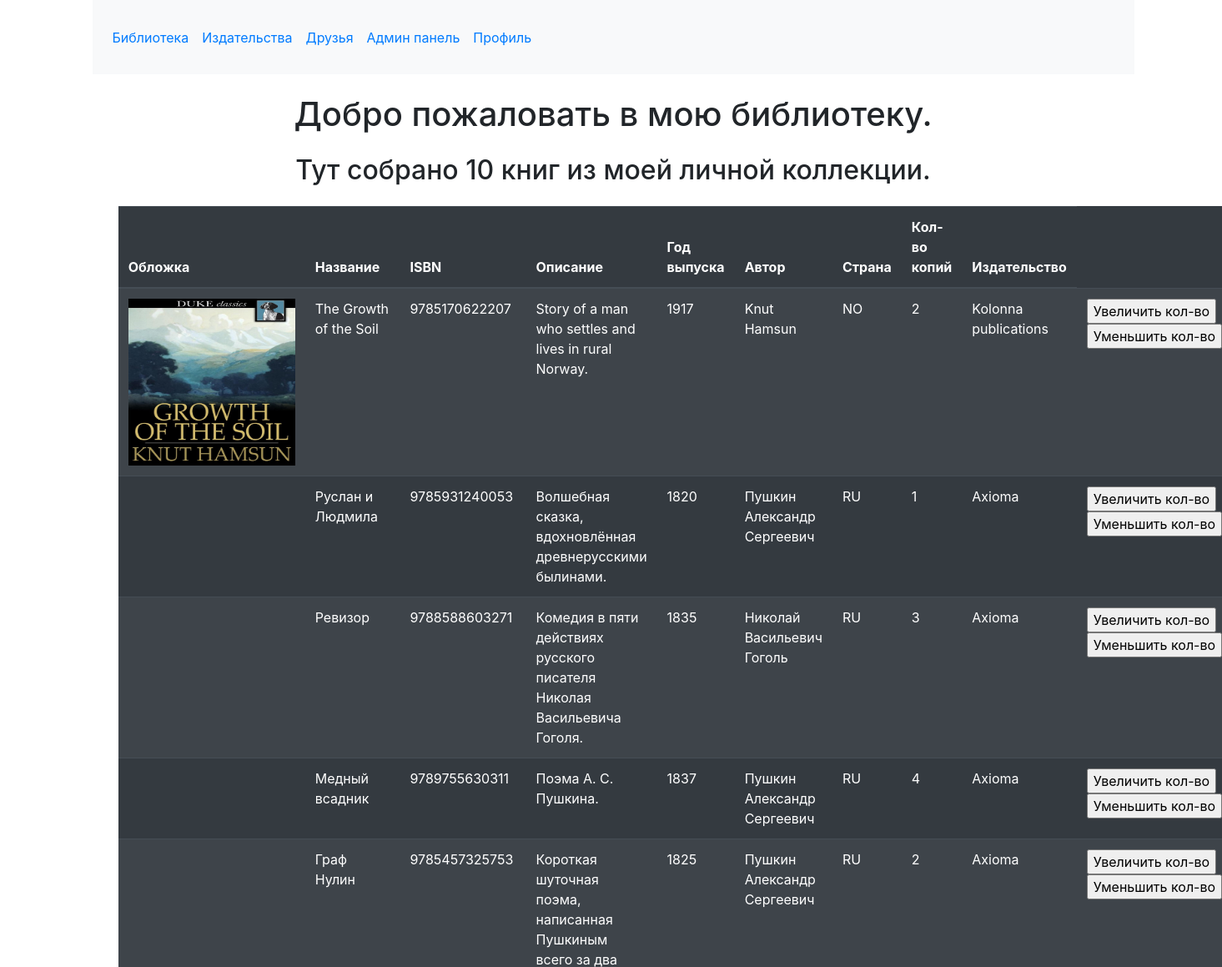
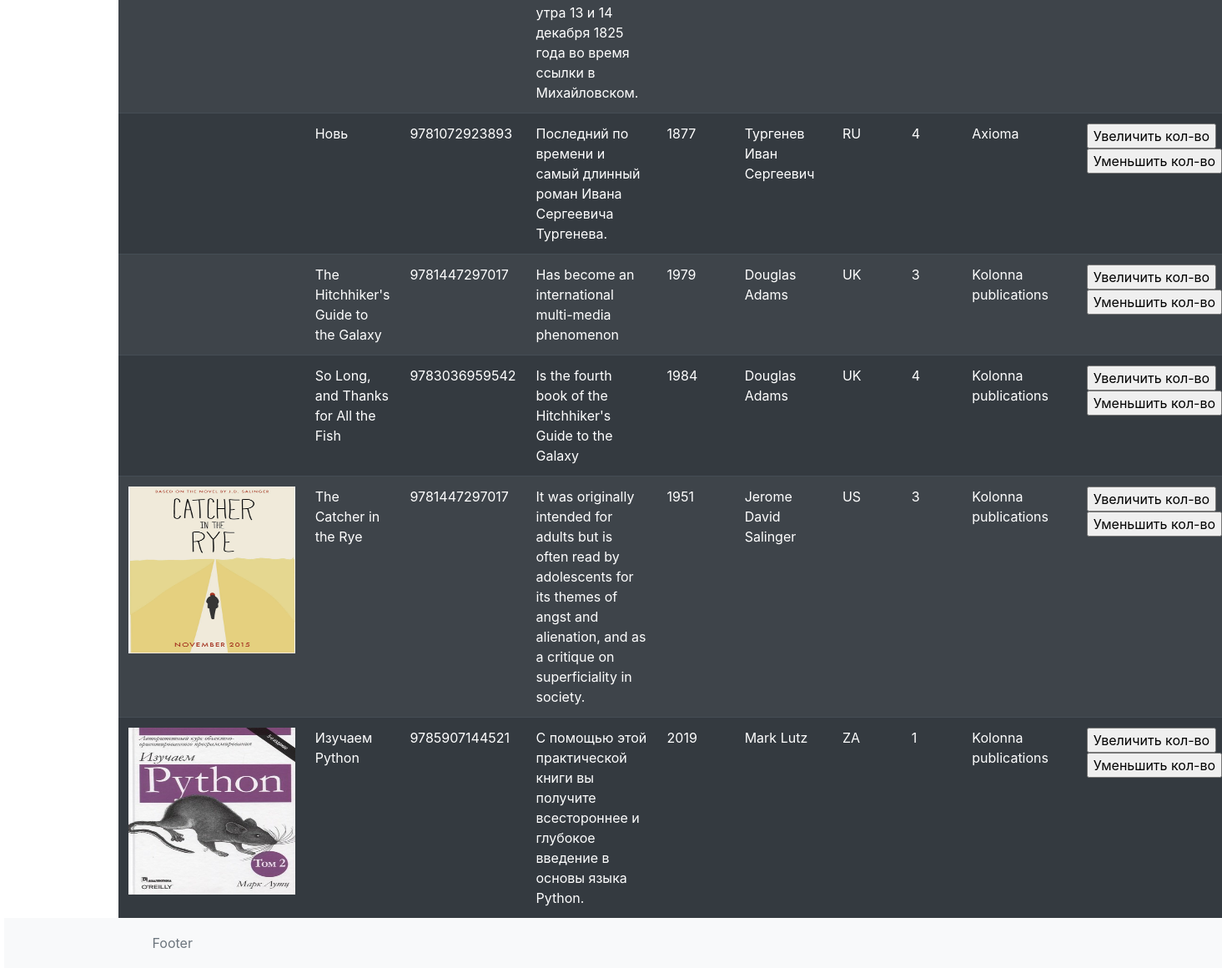
/library/, run on the app's committed database (2 pictures, top to bottom).
### p_library/models.py (models this page shows, shortened)
class Book(models.Model):
    ISBN = models.CharField(max_length=13, verbose_name='ISBN')
    title = models.TextField(verbose_name='Наименование книги')
    description = models.TextField(verbose_name='Описание книги')
    year_release = models.SmallIntegerField(verbose_name='Год издания')
    author = models.ForeignKey(Author, on_delete=models.CASCADE, verbose_name='Автор')
    copy_count = models.IntegerField(default=1, verbose_name='Количество копий')
    price = models.DecimalField(max_digits = 10, decimal_places=2, default=0, verbose_name='Цена')
    publishing_house = models.ForeignKey(Publishing_house, on_delete=models.CASCADE,
        verbose_name='Издательство', null=True, blank=True,
        related_name="books", related_query_name="book")
    friend = models.ForeignKey(Friend, blank=True, null=True, on_delete=models.CASCADE, verbose_name='Друг', related_name='books')
    image = models.ImageField(upload_to='images/blog/%Y/%m/%d', blank=True)

class Author(models.Model):
    full_name = models.TextField(max_length=100, unique=True, verbose_name='Имя автора')
    birth_year = models.SmallIntegerField(verbose_name='Дата рождения автора')
    country = models.CharField(max_length=2, verbose_name='Страна автора')

class Publishing_house(models.Model):
    name = models.CharField(max_length=100, verbose_name='Наименование издательства', unique=True)
    def __str__(self):
        return self.name

### p_library/views.py (the view)
# urls.py: path('library/', views.library),
def library(request):
    template = loader.get_template('index.html')
    books = Book.objects.all()
    biblio_data = {
        "books": books,
    }
    return HttpResponse(template.render(biblio_data, request))

### p_library/templates/index.html (shortened to what this page needs)
{% extends "base_templ.html" %}
{% block content %}
<h1 class="display-5 text-center my-4">
    Добро пожаловать в мою библиотеку.
</h1>
<h2 class="display-6 text-center my-4">
    Тут собрано {{ books|length }} книг из моей личной коллекции.
</h2>
<div class="col-md-10 mx-auto">
<table class="table table-striped table-dark">
    <thead class="thead">
        <tr>
            <th>Обложка</th>
            <th>Название</th>
            <th>ISBN</th>
            <th>Описание</th>
            <th>Год выпуска</th>
            <th>Автор</th>
            <th>Страна</th>
            <th>Кол-во копий</th>
            <th>Издательство</th>
        </tr>
    </thead>
    {% for book in books %}
    <tr>
        <td>{% if book.image %}
            <img src="{{ book.image.url }}" width="200" height="200">
            {% endif %}</td>
        <td>{{ book.title }}</td>
        <td>{{ book.ISBN }}</td>
        <td>{{ book.description }}</td>
        <td>{{ book.year_release }}</td>
        <td>{{ book.author.full_name }}</td>
        <td>{{ book.author.country }}</td>
        <td>{{ book.copy_count }}</td>
        <td>{{ book.publishing_house }}</td>
        <td>
            <form action="/index/book_increment/" method="post" enctype="multipart/form-data">
                <input type="submit" value="Увеличить кол-во" />
            </form>
            <form action="/index/book_decrement/" method="post" enctype="multipart/form-data">
                <input type="submit" value="Уменьшить кол-во" />
            </form>
        </td>
    </tr>
    {% endfor %}
</table>
</div>
{% endblock %}

### p_library/templates/base_templ.html (shortened to what this page needs)
{% load static %}
<!DOCTYPE html>
<html lang="en">
<head>
    <link rel="stylesheet" href="{% static 'css/bootstrap.min.css' %}">
    <link rel="stylesheet" href="{% static 'css/style_1.css' %}" />
</head>
<body>
    <nav class="navbar navbar-expand-lg bg-light">
        <ul class="nav navbar-nav  mr-auto">
            <li class="nav-item active">
                <a class="nav-link" href="/library">Библиотека</a>
            </li>
            <li class="nav-item active">
                <a class="nav-link" href="/redaction_list">Издательства</a>
            </li>
            <li class="nav-item active">
                <a class="nav-link" href="/friend_list">Друзья</a>
            </li>
            <li class="nav-item active">
                <a class="nav-link" href="/admin">Админ панель</a>
            </li>
            <li class="nav-item active">
                <a class="nav-link" href="/accounts/profile/">Профиль</a>
            </li>
        </ul>
    </nav>
{% block content %}
{% endblock %}
<footer class="footer bg-light">
    <div class="container">
      <p class="text-muted">Footer</p>
    </div>
</footer>
</body>
</html>

### static/css/style_1.css (style rules this page uses)
html { position: relative; min-height: 100%; }
body { margin-bottom: 60px; padding-left: 5px; }
nav { margin: 0 auto; min-height: 89px; max-width: 1249px; }
.footer { position: absolute; bottom: 0; width: 100%; height: 60px; line-height: 60px; }

### data on the page
Book: image (picture), title "The Growth of the Soil", ISBN "9785170622207", description "Story of a man who settles and lives in rural Norway.", year_release "1917", author.full_name "Knut Hamsun", author.country "NO", copy_count "2", publishing_house "Kolonna publications"
Book: title "Руслан и Людмила", ISBN "9785931240053", description "Волшебная сказка, вдохновлённая древнерусскими былинами.", year_release "1820", author.full_name "Пушкин Александр Сергеевич", author.country "RU", copy_count "1", publishing_house "Axioma"
Book: title "Ревизор", ISBN "9788588603271", description "Комедия в пяти действиях русского писателя Николая Васильевича Гоголя.", year_release "1835", author.full_name "Николай Васильевич Гоголь", author.country "RU", copy_count "3", publishing_house "Axioma"
Book: title "Медный всадник", ISBN "9789755630311", description "Поэма А. С. Пушкина.", year_release "1837", author.full_name "Пушкин Александр Сергеевич", author.country "RU", copy_count "4", publishing_house "Axioma"
Book: title "Граф Нулин", ISBN "9785457325753", description "Короткая шуточная поэма, написанная Пушкиным всего за два утра 13 и 14 декабря 1825 года во время ссылки в Михайловском.", year_release "1825", author.full_name "Пушкин Александр Сергеевич", author.country "RU", copy_count "2", publishing_house "Axioma"
Book: title "Новь", ISBN "9781072923893", description "Последний по времени и самый длинный роман Ивана Сергеевича Тургенева.", year_release "1877", author.full_name "Тургенев Иван Сергеевич", author.country "RU", copy_count "4", publishing_house "Axioma"
Book: title "The Hitchhiker's Guide to the Galaxy", ISBN "9781447297017", description "Has become an international multi-media phenomenon", year_release "1979", author.full_name "Douglas Adams", author.country "UK", copy_count "3", publishing_house "Kolonna publications"
Book: title "So Long, and Thanks for All the Fish", ISBN "9783036959542", description "Is the fourth book of the Hitchhiker's Guide to the Galaxy", year_release "1984", author.full_name "Douglas Adams", author.country "UK", copy_count "4", publishing_house "Kolonna publications"
Book: image (picture), title "The Catcher in the Rye", ISBN "9781447297017", description "It was originally intended for adults but is often read by adolescents for its themes of angst and alienation, and as a critique on superficiality in society.", year_release "1951", author.full_name "Jerome David Salinger", author.country "US", copy_count "3", publishing_house "Kolonna publications"
Book: image (picture), title "Изучаем Python", ISBN "9785907144521", description "С помощью этой практической книги вы получите всестороннее и глубокое введение в основы языка Рython.", year_release "2019", author.full_name "Mark Lutz", author.country "ZA", copy_count "1", publishing_house "Kolonna publications"

### other printed values
{{ books|length }} "10"
